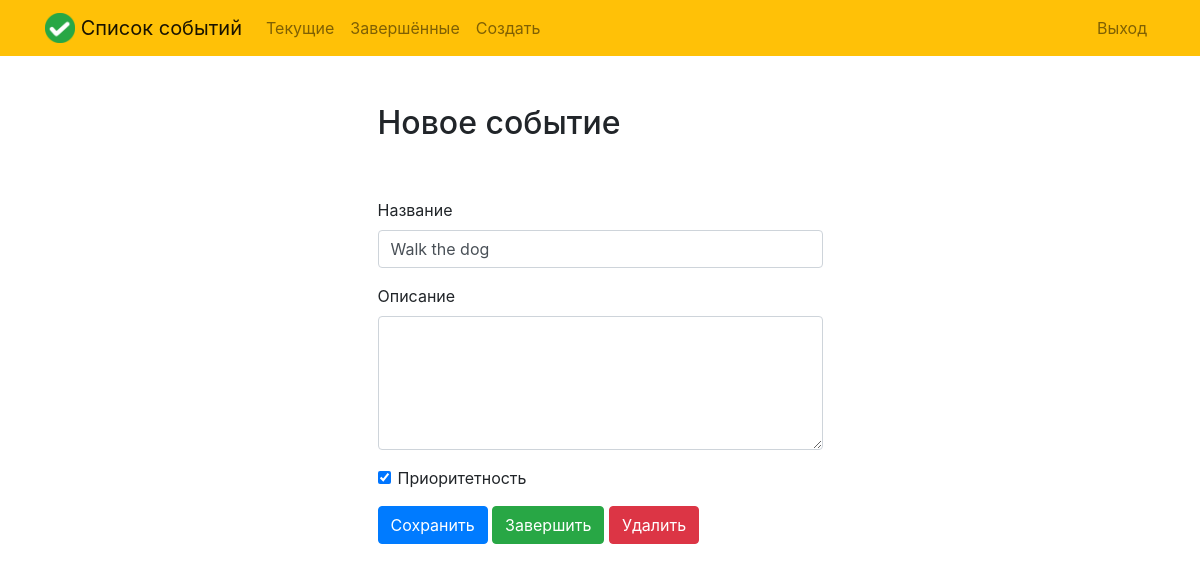
The app's page /todo/1/ (signed in), older data.
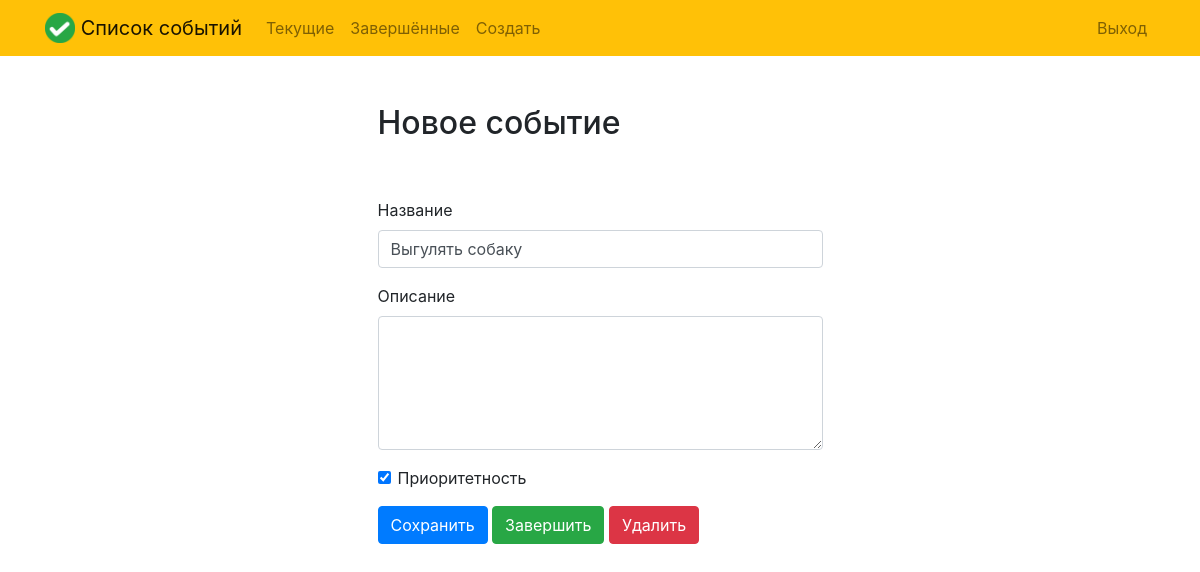
The same page, newer data.
### todo/models.py (models this page shows, shortened)
class Todo(models.Model):
    title = models.CharField(max_length=100, verbose_name='Название')
    description = models.TextField(blank=True, verbose_name='Описание')
    created = models.DateTimeField(auto_now_add=True, verbose_name='Создано')
    datecompleted = models.DateTimeField(blank=True, null=True, verbose_name='Дата и время завершения')
    important = models.BooleanField(default=False, verbose_name='Приоритетность')
    user = models.ForeignKey(User, on_delete=models.CASCADE, verbose_name='Пользователь')
    class Meta:
        verbose_name = "Список событий"
        verbose_name_plural = "Список событий"
        ordering = ['title']

### todo/views.py (the view, shortened to what this page needs)
# urls.py: path('todo/<int:todo_pk>/', viewtodo, name='viewtodo'),
@login_required
def viewtodo(request, todo_pk):
    print(F'request.path == {request.path}')
    todo = get_object_or_404(Todo, pk=todo_pk, user=request.user)
    if request.method == 'GET':
        form = TodoForm(instance=todo)
        return render(request, 'todo/viewtodo.html', {'todo': todo, 'form': form})

### todo/forms.py
class TodoForm(forms.ModelForm):
    class Meta:
        model = Todo
        fields = ['title', 'description', 'important']

### todo/templates/todo/viewtodo.html (shortened to what this page needs)
{% extends 'todo/base.html' %}
{% block content %}
    <div class="row justify-content-center mt-5">
        <div class="col-md-5">
            <h2>Новое событие</h2>
        </div>
    </div>
    <div class="row justify-content-center mt-5">
        <div class="col-md-5">
            <form method="POST"> {% csrf_token %}
                <div class="form-group">
                    <label for="title">Название</label>
                    <input type="text" name="title" class="form-control" id="title" value="{{ todo.title }}" required>
                </div>
                <div class="form-group">
                    <label for="description">Описание</label>
                    <textarea name="description" rows="5" class="form-control" id="description" >{{ todo.description }}</textarea>
                </div>
                <div class="form-group form-check">
                    <input type="checkbox" name="important" class="form-check-input" id="important" {% if todo.important %}checked{% endif %}>
                    <label class="form-check-label" for="important">Приоритетность</label>
                </div>
                <button type="submit" class="btn btn-primary">Сохранить</button>
                <button type="button" class="btn btn-success" onclick="$('#complete').click()">Завершить</button>
                <button type="button" class="btn btn-danger" onclick="$('#delete').click()">Удалить</button>
            </form>
        </div>
    </div>
{% endblock %}

Row changes from the older to the newer data that the page shows:
changed Todo: title "Walk the dog" → "Выгулять собаку"
